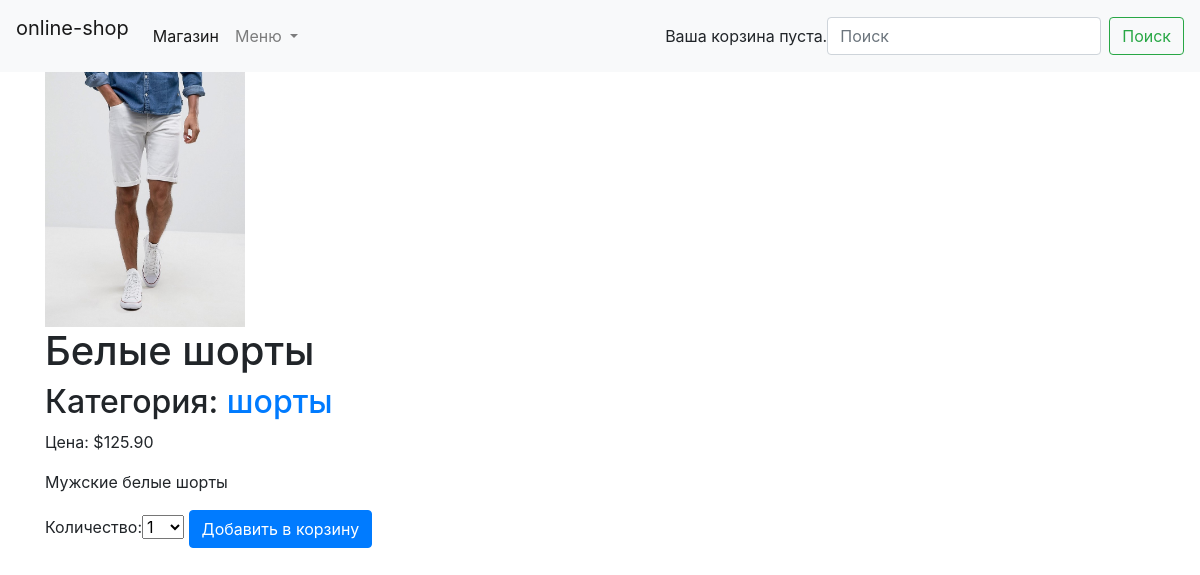
The app's page /1/belye-shorty/, older data.
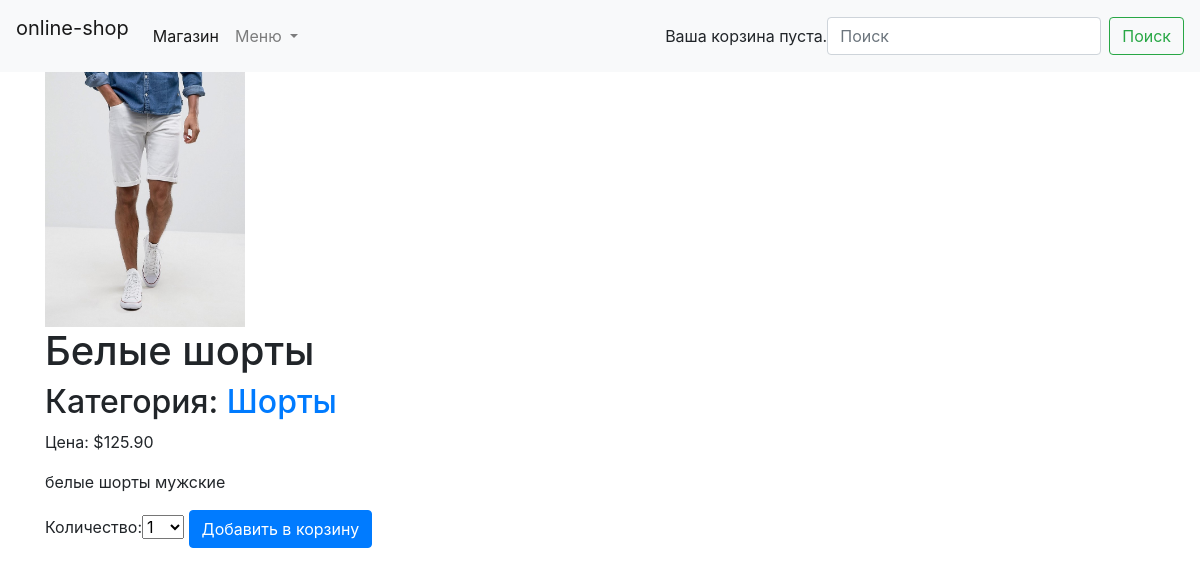
The same page, newer data.
### shop/models.py (models this page shows, shortened)
class Product(models.Model):
    category = models.ForeignKey(
        Category,
        related_name='products',
        on_delete=models.CASCADE
    )
    name = models.CharField(max_length=200, db_index=True)
    slug = models.SlugField(max_length=200, db_index=True)
    image = models.ImageField(upload_to='produts/%Y/%m/%d', blank=True)
    description = models.TextField(blank=True)
    price = models.DecimalField(max_digits=10, decimal_places=2)
    available = models.BooleanField(default=True)
    created = models.DateTimeField(auto_now_add=True)
    updated = models.DateTimeField(auto_now=True)
    class Meta:
        ordering = ('name', )
        index_together = (('id', 'slug'), )

class Category(models.Model):
    name = models.CharField(max_length=200, db_index=True)
    slug = models.SlugField(max_length=200, unique=True)
    class Meta:
        ordering = ('name', )
        verbose_name = 'category'
        verbose_name_plural = 'categories'
    def __str__(self):
        return self.name
    def get_absolute_url(self):
        return reverse('shop:product_list_by_category', args=[self.slug])

### shop/views.py (the view)
# urls.py: path('<int:id>/<slug:slug>/', views.product_detail, name='product_detail'),
def product_detail(request, id, slug):
    product = get_object_or_404(Product, id=id, slug=slug, available=True)
    cart_product_form = CartAddProductForm()
    return render(request, 'shop/product/detail.html',
                  {'product': product,
                   'cart_product_form': cart_product_form})

### cart/forms.py
class CartAddProductForm(forms.Form):
    quantity = forms.TypedChoiceField(label='Количество', choices=PRODUCT_QUANTITY_CHOICES, coerce=int)
    update = forms.BooleanField(
        required=False,
        initial=False,
        widget=forms.HiddenInput
    )

### cart/cart.py (called while the page is built)
    def __len__(self):
        return sum(item['quantity'] for item in self.cart.values())

### cart/context_processors.py (called while the page is built)
def cart(request):
    return {'cart': Cart(request)}

### shop/templates/shop/product/detail.html (shortened to what this page needs)
{% extends "shop/base.html" %}
{% load static %}
{% block content %}
<div class="product-detail">
    <img src="{% if product.image %}{{ product.image.url }}{% else %}{% static 'img/no_image.png' %}{% endif %}">
    <h1>{{ product.name }}</h1>
    <h2>
        Категория: <a href="{{ product.category.get_absolute_url }}">{{product.category }}</a>
    </h2>
    <p class="price">Цена: ${{ product.price }}</p>
    <p>
        {{ product.description|linebreaks }}
    </p>
    <form action="{% url 'cart:cart_add' product.id %}" method="post">
    {{ cart_product_form }}
    <input class="btn btn-primary" type="submit" value="Добавить в корзину">
    </form>
</div>
{% endblock %}

Row changes from the older to the newer data that the page shows:
changed Product "Белые шорты": category "шорты" → "Шорты"; description "Мужские белые шорты" → "белые шорты мужские"
